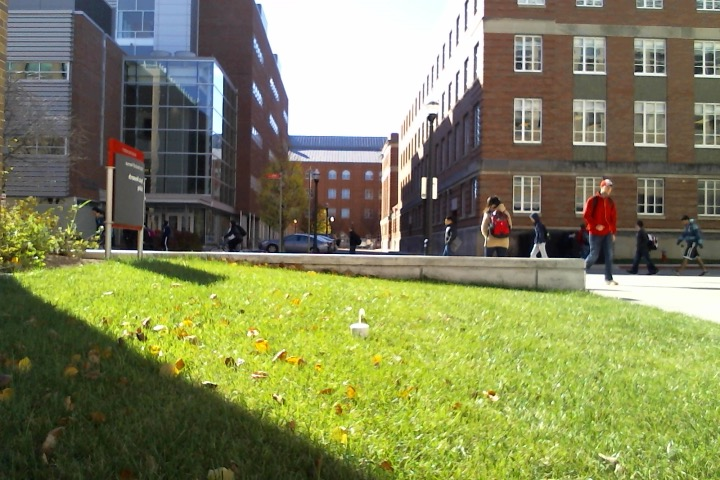
//> input picture vision/pic2.jpg, 720 x 480 px, given in place of the camera
$ ./tennisball   (built with g++ and OpenCV 4)
//> lines starting //> are read from the running program, lines starting //| are printed output that depends on the picture; after the words box and inside, x2 and y2 are one past the last pixel; in counts of white or black regions, pixels touching at a corner belong together
#include <iostream>
#include <stdio.h>
#include <stdlib.h>
//#include "opencv2/opencv.hpp"
#include "opencv2/highgui/highgui.hpp"
#include "opencv2/imgproc/imgproc.hpp"
#include <vector>
#include "sys/time.h"

using namespace cv;
using namespace std;

  int thresh=195;
  int max_thresh = 255;
  RNG rng(12345);

// [92 lines left out: functions line, getPic, ellipse, not called in this run]

Mat findBiggestBlob(Mat &src){
int largest_area=0;
int largest_contour_index=0;
Mat temp(src.rows,src.cols,CV_8UC1);
Mat dst(src.rows,src.cols,CV_8UC1,Scalar::all(0));
src.copyTo(temp);

vector<vector<Point> > contours; // storing contour
vector<Vec4i> hierarchy;

findContours( temp, contours, hierarchy,CV_RETR_CCOMP, CV_CHAIN_APPROX_SIMPLE );

for( int i = 0; i< contours.size(); i++ ) // iterate
{
    double a=contourArea( contours[i],false);  //Find the largest area of contour
    if(a>largest_area)
    {
        largest_area=a;
        largest_contour_index=i;
    }
}

drawContours( dst, contours,largest_contour_index, Scalar(255,0,0), CV_FILLED, 8, hierarchy );
// Draw the largest contour
return dst;
}

// [48 lines left out: function findGrass, not called in this run]

Point computeCentroid(const cv::Mat &mask) {
    Moments m = moments(mask, true);
    Point center(m.m10/m.m00, m.m01/m.m00);
	cout<<endl<<"center is at: "<<center.x;
	cout<<endl<<center.y<<endl;
	float xDiff =  (float)mask.cols/2.0 - center.x;
	float xAngle = .0901 * xDiff - .2716;
	    cout<<"angle: "<<xAngle<<endl;
float distToSample =.0000442*center.y*center.y-.0527*center.y+21.88;
		cout<<"dist: "<<distToSample<<endl;

    return center;
}


 int main( int argc, char** argv )
 {
    VideoCapture cap(0); //capture the video from web cam

    if ( !cap.isOpened() )  // if not success, exit program
    {
         cout << "Cannot open the web cam" << endl;
         return -1;
    }

    namedWindow("Control", CV_WINDOW_AUTOSIZE); //create a window called "Control"
    namedWindow("Line", CV_WINDOW_AUTOSIZE); //create a window called "Line"

  int iLowH = 0;
 int iHighH = 179;

  int iLowS = 0;
 int iHighS = 70;

  int iLowV = 50;
 int iHighV = 255;
int threshold=50,minlength=50,maxgap=500;
  //Create trackbars in "Control" window
 cvCreateTrackbar("LowH", "Control", &iLowH, 179); //Hue (0 - 179)
 cvCreateTrackbar("HighH", "Control", &iHighH, 179);

  cvCreateTrackbar("LowS", "Control", &iLowS, 255); //Saturation (0 - 255)
 cvCreateTrackbar("HighS", "Control", &iHighS, 255);

  cvCreateTrackbar("LowV", "Control", &iLowV, 255); //Value (0 - 255)
 cvCreateTrackbar("HighV", "Control", &iHighV, 255);

cvCreateTrackbar("thresh","Line",&threshold,100);
cvCreateTrackbar("minlength","Line",&minlength,100);
cvCreateTrackbar("maxgap","Line",&maxgap,100);

cvCreateTrackbar( " Threshold:", "Control", &thresh, max_thresh );

    while (true)
    {
        Mat imgOriginal;
cout<<"1"<<endl;
        bool bSuccess = cap.read(imgOriginal); // read a new frame from video
//> imgOriginal is the input picture: 480 rows x 720 cols, CV_8UC3; mean B, G, R 90.4, 132.9, 129.3

         if (!bSuccess) //if not success, break loop
        {
             cout << "Cannot read a frame from video stream" << endl;
             break;
        }

    Mat imgHSV;
// [8 lines of commented-out code are left out]
cout<<"2"<<endl;
   cvtColor(imgOriginal, imgHSV, COLOR_BGR2HSV); //Convert the captured frame from BGR to HSV
//> imgHSV: 480 rows x 720 cols, CV_8UC3; mean H, S, V 49.4, 96.1, 140.1


  Mat imgThresholded;
  Mat orig,temp;
  inRange(imgHSV, Scalar(iLowH, iLowS, iLowV), Scalar(iHighH, iHighS, iHighV), imgThresholded); //Threshold the image
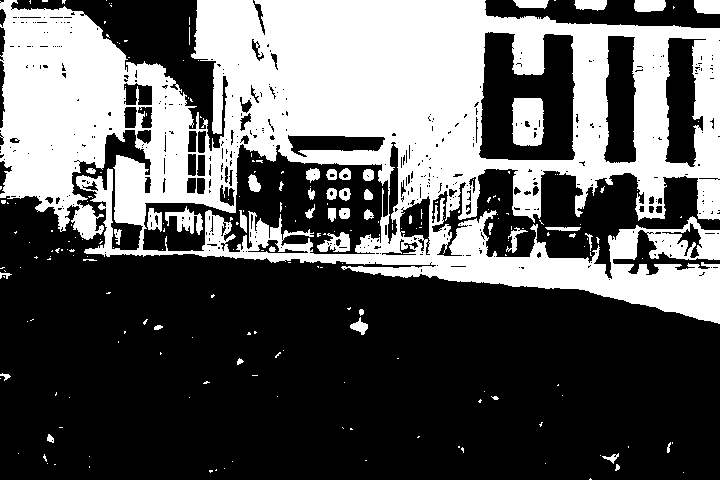
//> imgThresholded: 480 rows x 720 cols, CV_8UC1; 36.9% white; 218 white regions (173 under 20 px), largest, box (x1, y1, x2, y2) and area: (0, 0, 720, 324) 120425, (512, 98, 544, 146) 1369, (165, 206, 203, 235) 502
cout<<"3"<<endl;

  // [10 lines of commented-out code are left out]
  erode(imgThresholded, imgThresholded, getStructuringElement(MORPH_ELLIPSE, Size(5, 5)) );
  dilate( imgThresholded, imgThresholded, getStructuringElement(MORPH_ELLIPSE, Size(5, 5)) );
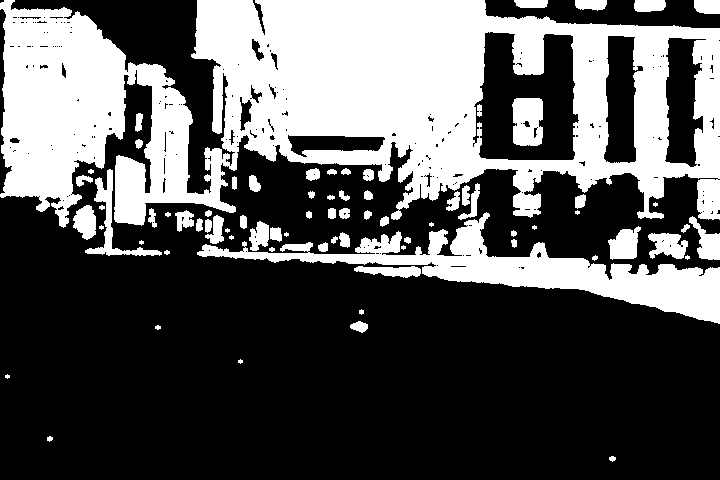
//> imgThresholded: 480 rows x 720 cols, CV_8UC1; 34.6% white; 76 white regions (13 under 20 px)

   //morphological closing (fill small holes in the foreground)
  //dilate( imgThresholded, imgThresholded, getStructuringElement(MORPH_ELLIPSE, Size(20, 20)) );
  erode(imgThresholded, imgThresholded, getStructuringElement(MORPH_ELLIPSE, Size(5, 5)) );

Mat bigBlob=findBiggestBlob(imgThresholded);
//> in findBiggestBlob, `findContours( temp, contours, hierarchy,CV_RETR_CCOMP, CV_CHAIN_APPROX..`: contours = 253 contours, 131 with area under 20; largest, box (x1, y1, x2, y2) and area: (193, 0, 720, 217) 78041, (0, 0, 125, 207) 17606, (470, 29, 582, 163) 11967, (199, 218, 720, 322) 9793, (116, 65, 234, 224) 6070
//> the loop in findBiggestBlob, `for( int i = 0; i< contours.size(); i++ )` made 253 passes
//> (a, largest_area) on passes 6, 8, 41, 50, 69, 182: (51, 51), (191.5, 191), (349.5, 349), (469.5, 469), (9793, 9793), (78041, 78041)
//> a on passes 2, 3, 4, 5, 7, 9: 0.5, 0, 0, 0, 0, 0
//> after the loop in findBiggestBlob, `for( int i = 0; i< contours.size(); i++ )`: largest_area = 78041; largest_contour_index = 181
//> in findBiggestBlob, `drawContours( dst, contours,largest_contour_index, Scalar(255,0,0), CV..`:
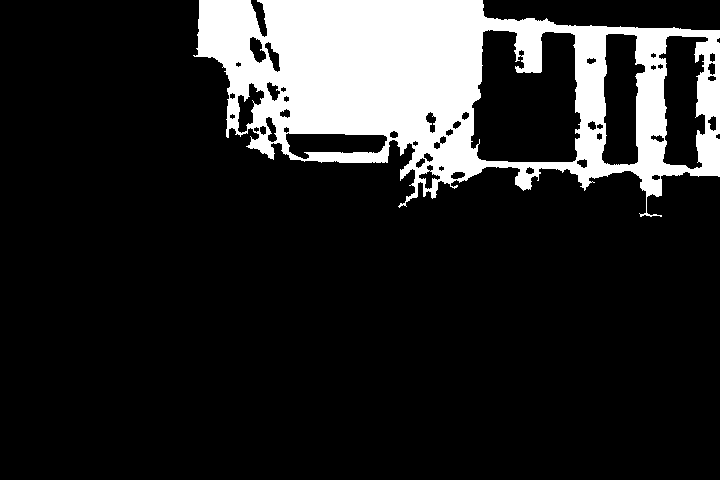
//> dst: 480 rows x 720 cols, CV_8UC1; 15.7% white; 1 white region, box (x1, y1, x2, y2) and area: (193, 0, 720, 217) 54114
//line(bigBlob,threshold,minlength,maxgap);


Point center=computeCentroid(bigBlob);
//> in computeCentroid, `Moments m = moments(mask, true);`: m = moments, m00 54114, centre m10/m00, m01/m00 = (433.8, 82.17)
//> in computeCentroid, `Point center(m.m10/m.m00, m.m01/m.m00);`: center = Point(433, 82)
//| center is at: 433
//| 82
//> in computeCentroid, `float xDiff =  (float)mask.cols/2.0 - center.x;`: xDiff = -73
//> in computeCentroid, `float xAngle = .0901 * xDiff - .2716;`: xAngle = -6.85
//| angle: -6.8489
//> in computeCentroid, `float distToSample =.0000442*center.y*center.y-.0527*center.y+21.88;`: distToSample = 17.86
//| dist: 17.8558
//> center = Point(433, 82)
Mat blobtest=bigBlob;
circle(blobtest, center, 5, Scalar(100), -1, 8, 0);
//> blobtest: 480 rows x 720 cols, CV_8UC1; 81 pixels changed, all inside (x1, y1, x2, y2) = (428, 77, 439, 88)
circle(blobtest, center, 100, CV_RGB(0,255,0), 20, 8);
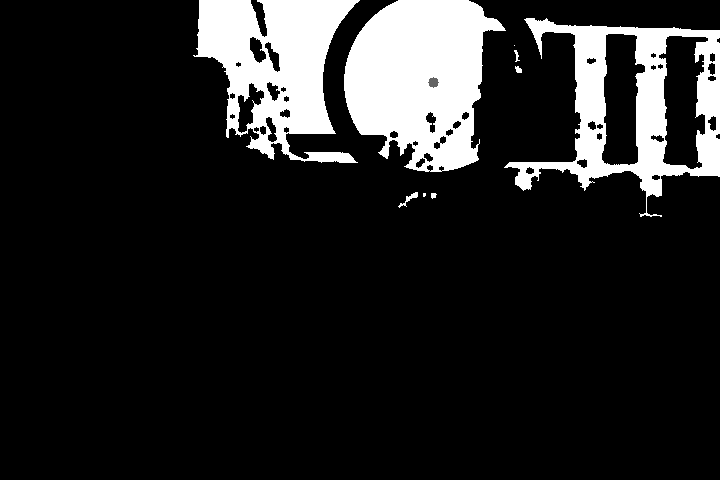
//> blobtest: 480 rows x 720 cols, CV_8UC1; min 0, max 255, mean 35.6

//cout<<center<<endl;

   imshow("Thresholded Image", imgThresholded); //show the thresholded image
   imshow("blob Image", blobtest);
  imshow("Original", imgOriginal); //show the original image

       if (waitKey(30) == 27) //wait for 'esc' key press for 30ms. If 'esc' key is pressed, break loop
//> the Esc key is pressed
     {
          cout << "esc key is pressed by user" << endl;
            break;
      }

}
   return 0;

}

$ run again, on vision/angles.jpg
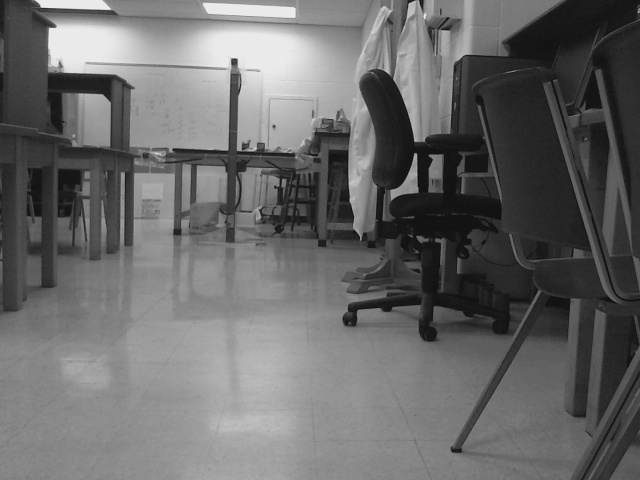
//> input picture vision/angles.jpg, 640 x 480 px, given in place of the camera
//> imgOriginal is the input picture: 480 rows x 640 cols, CV_8UC3; min 15, max 239, mean 105.3
//> imgHSV: 480 rows x 640 cols, CV_8UC3; mean H, S, V 0, 0, 105.3
//> `dilate( imgThresholded, imgThresholded, getStructuringElement(MORPH_EL..`:
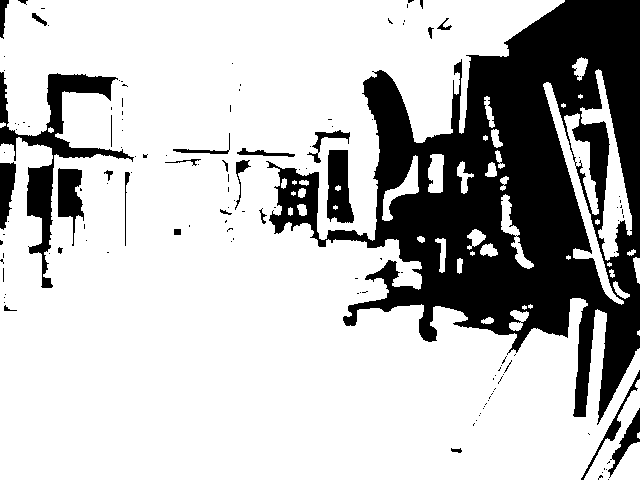
//> imgThresholded: 480 rows x 640 cols, CV_8UC1; 74.7% white; 137 black regions (109 under 20 px)
//> contours = 144 contours, 70 with area under 20; largest, box (x1, y1, x2, y2) and area: (0, 0, 640, 480) 207442, (324, 147, 357, 226) 2036, (583, 71, 630, 259) 1444, (304, 127, 353, 166) 758, (586, 390, 640, 480) 682
//> the loop in findBiggestBlob, `for( int i = 0; i< contours.size(); i++ )` made 144 passes
//> (a, largest_area) on passes 4, 6, 93, 95: (584.5, 584), (682.5, 682), (1444.5, 1444), (207441.5, 207441)
//> after the loop in findBiggestBlob, `for( int i = 0; i< contours.size(); i++ )`: largest_area = 207441; largest_contour_index = 94
//> dst: 480 rows x 640 cols, CV_8UC1; 66.1% white; 57 black regions (7 under 20 px), largest, box (x1, y1, x2, y2) and area: (257, 0, 640, 427) 82369, (0, 68, 138, 290) 10424, (579, 368, 640, 480) 3545
//> m = moments, m00 202967, centre m10/m00, m01/m00 = (252.7, 261.5)
//> in computeCentroid, `Point center(m.m10/m.m00, m.m01/m.m00);`: center = Point(252, 261)
//| center is at: 252
//| 261
//> xDiff = 68
//> xAngle = 5.86
//| angle: 5.8552
//> distToSample = 11.14
//| dist: 11.1362
//> `Point center=computeCentroid(bigBlob);`: center = Point(252, 261)
//> `circle(blobtest, center, 100, CV_RGB(0,255,0), 20, 8);`:
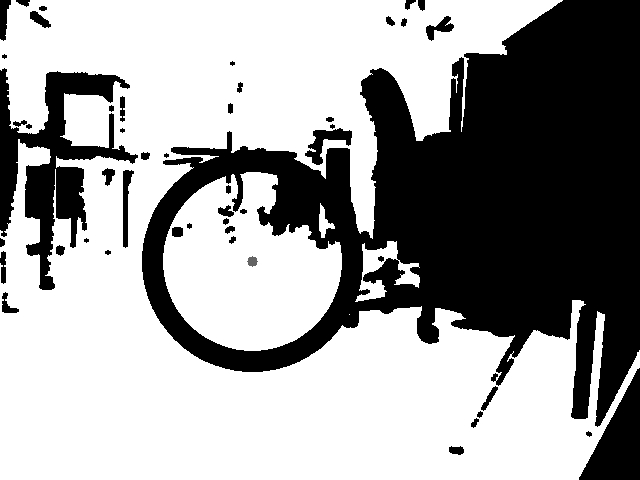
//> blobtest: 480 rows x 640 cols, CV_8UC1; min 0, max 255, mean 159.7

$ run again, on vision/beaconOFF.jpg
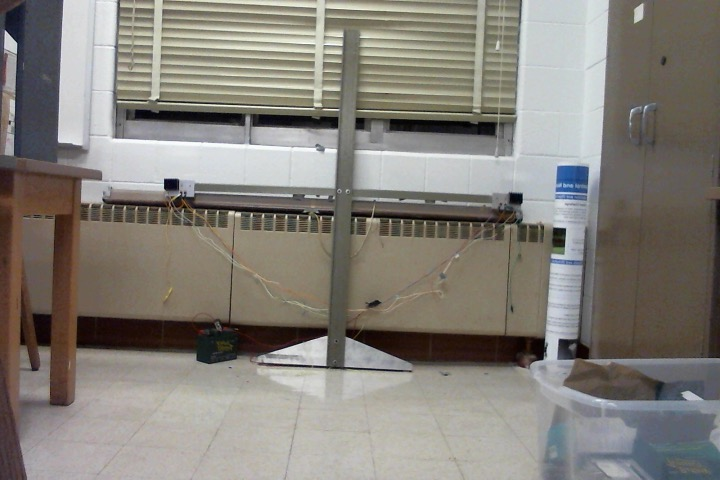
//> input picture vision/beaconOFF.jpg, 720 x 480 px, given in place of the camera
//> imgOriginal is the input picture: 480 rows x 720 cols, CV_8UC3; mean B, G, R 121.9, 128.8, 133
//> imgHSV: 480 rows x 720 cols, CV_8UC3; mean H, S, V 47.8, 40.4, 135.7
//> `dilate( imgThresholded, imgThresholded, getStructuringElement(MORPH_EL..`:
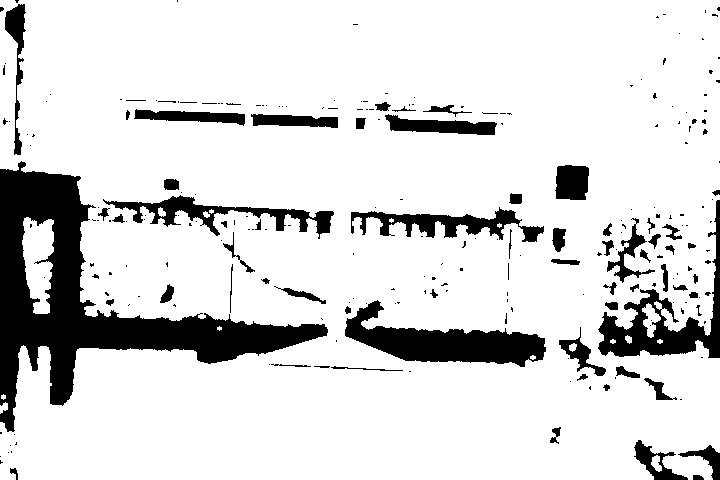
//> imgThresholded: 480 rows x 720 cols, CV_8UC1; 85.3% white; 241 black regions (176 under 20 px)
//> contours = 171 contours, 40 with area under 20; largest, box (x1, y1, x2, y2) and area: (0, 0, 720, 480) 298346, (342, 297, 549, 370) 7523, (348, 204, 547, 245) 4380, (354, 99, 506, 138) 3035, (594, 215, 664, 286) 2262
//> the loop in findBiggestBlob, `for( int i = 0; i< contours.size(); i++ )` made 171 passes
//> (a, largest_area) on passes 1, 2, 29, 47: (21.5, 21), (575.5, 575), (1436.5, 1436), (298345.5, 298345)
//> after the loop in findBiggestBlob, `for( int i = 0; i< contours.size(); i++ )`: largest_area = 298345; largest_contour_index = 46
//> dst: 480 rows x 720 cols, CV_8UC1; 78% white; 126 black regions (20 under 20 px), largest, box (x1, y1, x2, y2) and area: (0, 159, 336, 437) 32974, (596, 188, 720, 360) 7396, (343, 298, 548, 369) 7217
//> m = moments, m00 269560, centre m10/m00, m01/m00 = (370.8, 230.5)
//> in computeCentroid, `Point center(m.m10/m.m00, m.m01/m.m00);`: center = Point(370, 230)
//| center is at: 370
//| 230
//> xDiff = -10
//> xAngle = -1.17
//| angle: -1.1726
//> distToSample = 12.1
//| dist: 12.0972
//> `Point center=computeCentroid(bigBlob);`: center = Point(370, 230)
//> `circle(blobtest, center, 100, CV_RGB(0,255,0), 20, 8);`:
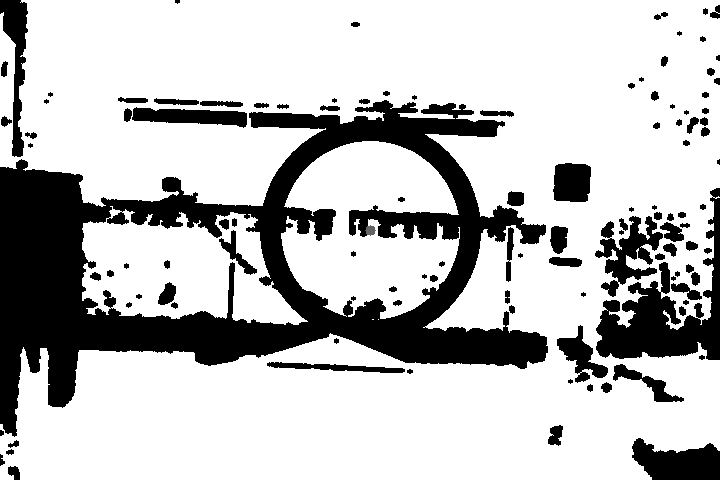
//> blobtest: 480 rows x 720 cols, CV_8UC1; min 0, max 255, mean 191.3

$ run again, on vision/beaconON.jpg
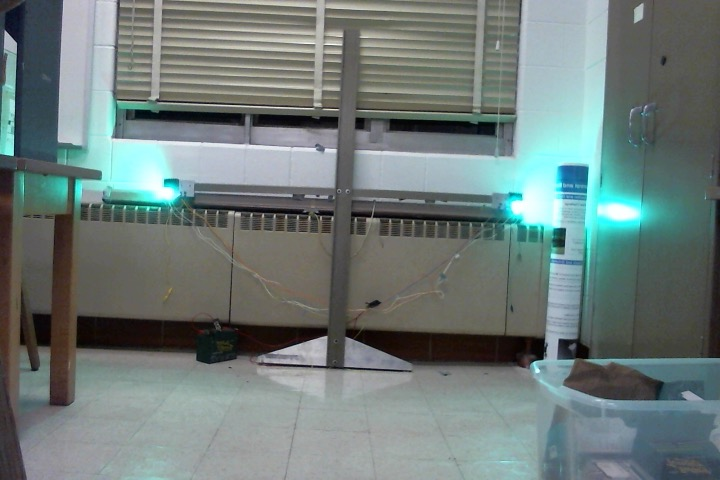
//> input picture vision/beaconON.jpg, 720 x 480 px, given in place of the camera
//> imgOriginal is the input picture: 480 rows x 720 cols, CV_8UC3; mean B, G, R 121.9, 124.1, 111
//> imgHSV: 480 rows x 720 cols, CV_8UC3; mean H, S, V 69, 44.5, 127.8
//> `dilate( imgThresholded, imgThresholded, getStructuringElement(MORPH_EL..`:
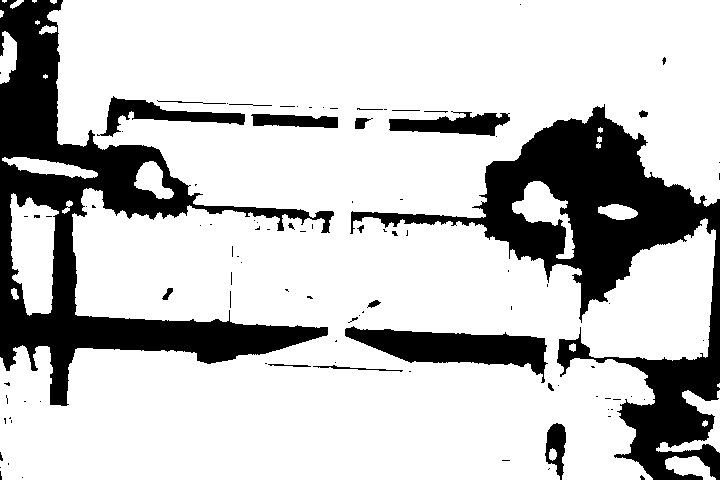
//> imgThresholded: 480 rows x 720 cols, CV_8UC1; 77.3% white; 98 black regions (76 under 20 px)
//> contours = 104 contours, 46 with area under 20; largest, box (x1, y1, x2, y2) and area: (0, 0, 720, 480) 250961, (342, 323, 557, 394) 6632, (12, 195, 57, 314) 3334, (386, 107, 513, 140) 2943, (248, 111, 341, 131) 1428
//> the loop in findBiggestBlob, `for( int i = 0; i< contours.size(); i++ )` made 104 passes
//> (a, largest_area) on passes 1, 11, 32, 54: (433.5, 433), (476, 476), (3334, 3334), (250961, 250961)
//> after the loop in findBiggestBlob, `for( int i = 0; i< contours.size(); i++ )`: largest_area = 250961; largest_contour_index = 53
//> dst: 480 rows x 720 cols, CV_8UC1; 69.6% white; 53 black regions (9 under 20 px), largest, box (x1, y1, x2, y2) and area: (0, 0, 336, 408) 47603, (348, 102, 720, 480) 42598, (343, 324, 556, 393) 6376
//> m = moments, m00 240672, centre m10/m00, m01/m00 = (364.1, 237.1)
//> in computeCentroid, `Point center(m.m10/m.m00, m.m01/m.m00);`: center = Point(364, 237)
//| center is at: 364
//| 237
//> xDiff = -4
//> xAngle = -0.632
//| angle: -0.632
//> distToSample = 11.87
//| dist: 11.8728
//> `Point center=computeCentroid(bigBlob);`: center = Point(364, 237)
//> `circle(blobtest, center, 100, CV_RGB(0,255,0), 20, 8);`:
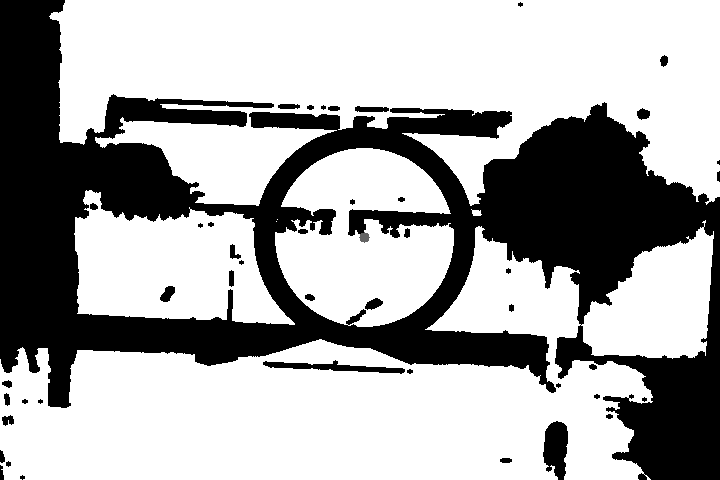
//> blobtest: 480 rows x 720 cols, CV_8UC1; min 0, max 255, mean 169.4
